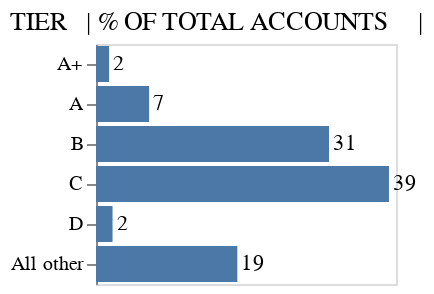

This figure's notebook cell:
### Markdown cell above
Adding the `order` by `Tier:O` didn't had the same effect as it did on the pie chart. The compatible method for this case is adding a `sort` keyword in the axis to be sorted.

### Code cell
base = alt.Chart(
    table_charts,
    title = alt.Title('TIER   | % OF TOTAL ACCOUNTS     |', anchor = 'start', fontWeight = 'normal')
).encode(
    y = alt.Y('Tier', sort = ["A+"], title = None),  # Encoding the 'Tier' field on the y-axis, with a specific sorting order
    x = alt.X('% Accounts', axis = None), 
    text = alt.Text("% Accounts", format = ".0f")
)

final_acc = (base.mark_bar() + base.mark_text(align = 'left', dx = 2)).properties(width = 150) # Setting te width
final_acc

### Figure 1 — Vega-Lite specification as saved in the notebook (floating-point values rounded to 4 significant figures)
{"config": {"view": {"continuousWidth": 300, "continuousHeight": 300}}, "layer": [{"mark": {"type": "bar"}, "encoding": {"text": {"field": "% Accounts", "format": ".0f", "type": "quantitative"}, "x": {"axis": null, "field": "% Accounts", "type": "quantitative"}, "y": {"field": "Tier", "sort": ["A+"], "title": null, "type": "nominal"}}, "title": {"text": "TIER   | % OF TOTAL ACCOUNTS     |", "anchor": "start", "fontWeight": "normal"}}, {"mark": {"type": "text", "align": "left", "dx": 2}, "encoding": {"text": {"field": "% Accounts", "format": ".0f", "type": "quantitative"}, "x": {"axis": null, "field": "% Accounts", "type": "quantitative"}, "y": {"field": "Tier", "sort": ["A+"], "title": null, "type": "nominal"}}, "title": {"text": "TIER   | % OF TOTAL ACCOUNTS     |", "anchor": "start", "fontWeight": "normal"}}], "data": {"name": "data-a60d9a076f3158fd30f193ba37da523b"}, "width": 150, "$schema": "https://vega.github.io/schema/vega-lite/v5.20.1.json", "datasets": {"data-a60d9a076f3158fd30f193ba37da523b": [{"Tier": "A+", "# of Accounts": 19.0, "% Accounts": 1.746, "Revenue ($M)": 3.927, "% Revenue": 21.0}, {"Tier": "A", "# of Accounts": 77.0, "% Accounts": 7.077, "Revenue ($M)": 4.675, "% Revenue": 25.0}, {"Tier": "B", "# of Accounts": 338.0, "% Accounts": 31.07, "Revenue ($M)": 5.984, "% Revenue": 32.0}, {"Tier": "C", "# of Accounts": 425.0, "% Accounts": 39.06, "Revenue ($M)": 2.805, "% Revenue": 15.0}, {"Tier": "D", "# of Accounts": 24.0, "% Accounts": 2.206, "Revenue ($M)": 0.374, "% Revenue": 2.0}, {"Tier": "All other", "# of Accounts": 205.0, "% Accounts": 18.84, "Revenue ($M)": 0.935, "% Revenue": 5.0}]}}
